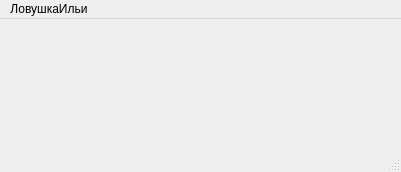
<?xml version="1.0" encoding="UTF-8"?>
<ui version="4.0">
 <class>PlayWindow</class>
 <widget class="QMainWindow" name="PlayWindow">
  <property name="geometry">
   <rect>
    <x>0</x>
    <y>0</y>
    <width>401</width>
    <height>172</height>
   </rect>
  </property>
  <property name="windowTitle">
   <string>MainWindow</string>
  </property>
  <widget class="QWidget" name="centralwidget"/>
  <widget class="QMenuBar" name="menubar">
   <property name="geometry">
    <rect>
     <x>0</x>
     <y>0</y>
     <width>401</width>
     <height>21</height>
    </rect>
   </property>
   <widget class="QMenu" name="menu">
    <property name="title">
     <string>ЛовушкаИльи</string>
    </property>
   </widget>
   <addaction name="menu"/>
  </widget>
  <widget class="QStatusBar" name="statusbar"/>
 </widget>
 <resources/>
 <connections/>
</ui>
